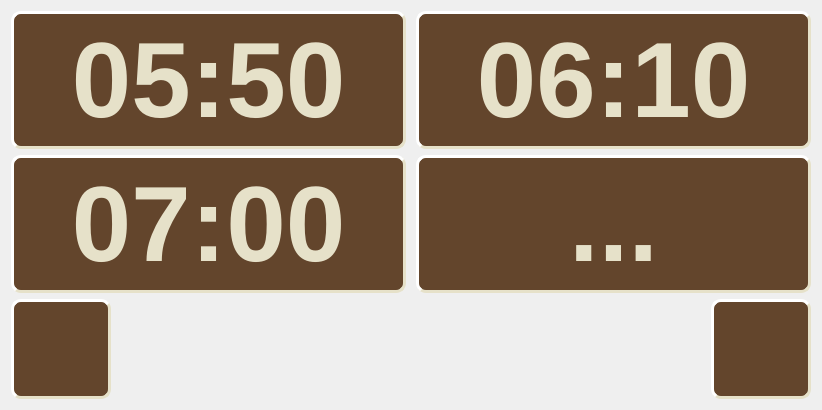
<?xml version="1.0" encoding="UTF-8"?>
<ui version="4.0">
 <class>FormSetAlarmTime</class>
 <widget class="QWidget" name="FormSetAlarmTime">
  <property name="geometry">
   <rect>
    <x>0</x>
    <y>0</y>
    <width>822</width>
    <height>410</height>
   </rect>
  </property>
  <property name="windowTitle">
   <string>Form</string>
  </property>
  <property name="styleSheet">
   <string notr="true">QPushButton {
    background-color: rgb(99, 69, 44);
	color: rgb(230, 225, 201);
    border-style: outset;
    border-width: 3px;
    border-radius: 10px;
    border-color: rgb(230, 225, 201);
    padding: 6px;
}

QPushButton:pressed {
    border-style: inset;
	border-color: rgb(172, 147,98);
}

QPushButton:checked {
    border-style: inset;
	border-color: rgb(230, 225, 201);
	color: rgb(172, 147,98);
}

QLabel {
    background-color: rgb(99, 69, 44);
	color: rgb(230, 225, 201);
}
</string>
  </property>
  <layout class="QVBoxLayout" name="verticalLayout">
   <item>
    <widget class="QStackedWidget" name="stackedWidget">
     <property name="currentIndex">
      <number>0</number>
     </property>
     <widget class="QWidget" name="pageSetTimeButtons">
      <layout class="QHBoxLayout" name="horizontalLayout">
       <property name="spacing">
        <number>0</number>
       </property>
       <property name="leftMargin">
        <number>0</number>
       </property>
       <property name="topMargin">
        <number>0</number>
       </property>
       <property name="rightMargin">
        <number>0</number>
       </property>
       <property name="bottomMargin">
        <number>0</number>
       </property>
       <item>
        <layout class="QGridLayout" name="gridLayout">
         <property name="leftMargin">
          <number>0</number>
         </property>
         <property name="topMargin">
          <number>0</number>
         </property>
         <property name="rightMargin">
          <number>0</number>
         </property>
         <property name="bottomMargin">
          <number>0</number>
         </property>
         <property name="horizontalSpacing">
          <number>10</number>
         </property>
         <property name="verticalSpacing">
          <number>6</number>
         </property>
         <item row="1" column="1">
          <widget class="QPushButton" name="pushButtonSetAlarmTime">
           <property name="font">
            <font>
             <family>Liberation Sans</family>
             <pointsize>80</pointsize>
             <italic>false</italic>
             <bold>true</bold>
            </font>
           </property>
           <property name="text">
            <string>...</string>
           </property>
          </widget>
         </item>
         <item row="1" column="0">
          <widget class="QPushButton" name="pushButtonAlarmTime3">
           <property name="font">
            <font>
             <family>Liberation Sans</family>
             <pointsize>80</pointsize>
             <italic>false</italic>
             <bold>true</bold>
            </font>
           </property>
           <property name="styleSheet">
            <string notr="true"/>
           </property>
           <property name="text">
            <string>07:00</string>
           </property>
           <property name="checkable">
            <bool>true</bool>
           </property>
           <property name="autoExclusive">
            <bool>true</bool>
           </property>
          </widget>
         </item>
         <item row="0" column="1">
          <widget class="QPushButton" name="pushButtonAlarmTime2">
           <property name="maximumSize">
            <size>
             <width>16777215</width>
             <height>16777215</height>
            </size>
           </property>
           <property name="font">
            <font>
             <family>Liberation Sans</family>
             <pointsize>80</pointsize>
             <italic>false</italic>
             <bold>true</bold>
            </font>
           </property>
           <property name="text">
            <string>06:10</string>
           </property>
           <property name="checkable">
            <bool>true</bool>
           </property>
           <property name="autoExclusive">
            <bool>true</bool>
           </property>
          </widget>
         </item>
         <item row="0" column="0">
          <widget class="QPushButton" name="pushButtonAlarmTime1">
           <property name="font">
            <font>
             <family>Liberation Sans</family>
             <pointsize>80</pointsize>
             <italic>false</italic>
             <bold>true</bold>
            </font>
           </property>
           <property name="text">
            <string>05:50</string>
           </property>
           <property name="checkable">
            <bool>true</bool>
           </property>
           <property name="checked">
            <bool>false</bool>
           </property>
           <property name="autoExclusive">
            <bool>true</bool>
           </property>
          </widget>
         </item>
        </layout>
       </item>
      </layout>
     </widget>
     <widget class="QWidget" name="pageSetTime">
      <layout class="QVBoxLayout" name="verticalLayout_2">
       <property name="spacing">
        <number>0</number>
       </property>
       <property name="leftMargin">
        <number>0</number>
       </property>
       <property name="topMargin">
        <number>0</number>
       </property>
       <property name="rightMargin">
        <number>0</number>
       </property>
       <property name="bottomMargin">
        <number>0</number>
       </property>
       <item>
        <layout class="QGridLayout" name="gridLayout_4">
         <item row="0" column="2">
          <spacer name="horizontalSpacer_8">
           <property name="orientation">
            <enum>Qt::Horizontal</enum>
           </property>
           <property name="sizeHint" stdset="0">
            <size>
             <width>40</width>
             <height>20</height>
            </size>
           </property>
          </spacer>
         </item>
         <item row="0" column="0">
          <spacer name="horizontalSpacer_9">
           <property name="orientation">
            <enum>Qt::Horizontal</enum>
           </property>
           <property name="sizeHint" stdset="0">
            <size>
             <width>40</width>
             <height>20</height>
            </size>
           </property>
          </spacer>
         </item>
         <item row="0" column="1">
          <layout class="QVBoxLayout" name="verticalLayoutSetTime"/>
         </item>
        </layout>
       </item>
      </layout>
     </widget>
    </widget>
   </item>
   <item>
    <layout class="QHBoxLayout" name="horizontalLayout_4">
     <item>
      <widget class="QPushButton" name="pushButtonExit">
       <property name="minimumSize">
        <size>
         <width>100</width>
         <height>100</height>
        </size>
       </property>
       <property name="styleSheet">
        <string notr="true">QPushButton {
    background-color: rgb(99, 69, 44);
    border-style: outset;
    border-width: 3px;
    border-radius: 10px;
    border-color: rgb(230, 225, 201);
    padding: 6px;
	image: url(:/icons/icons/x-icon-on.svg);
}

QPushButton:pressed {
    border-style: inset;
	border-color: rgb(172, 147,98);

	image: url(:/icons/icons/x-icon-off.svg);
}</string>
       </property>
       <property name="text">
        <string/>
       </property>
      </widget>
     </item>
     <item>
      <spacer name="horizontalSpacer_4">
       <property name="orientation">
        <enum>Qt::Horizontal</enum>
       </property>
       <property name="sizeHint" stdset="0">
        <size>
         <width>40</width>
         <height>20</height>
        </size>
       </property>
      </spacer>
     </item>
     <item>
      <widget class="QPushButton" name="pushButtonDone">
       <property name="minimumSize">
        <size>
         <width>100</width>
         <height>100</height>
        </size>
       </property>
       <property name="styleSheet">
        <string notr="true">QPushButton {
    background-color: rgb(99, 69, 44);
    border-style: outset;
    border-width: 3px;
    border-radius: 10px;
    border-color: rgb(230, 225, 201);
    padding: 6px;
	image: url(:/icons/icons/ok-on.svg);
}

QPushButton:pressed {
    border-style: inset;
	border-color: rgb(172, 147,98);

	image: url(:/icons/icons/ok-off.svg);
}</string>
       </property>
       <property name="text">
        <string/>
       </property>
      </widget>
     </item>
    </layout>
   </item>
  </layout>
 </widget>
 <resources/>
 <connections/>
</ui>
